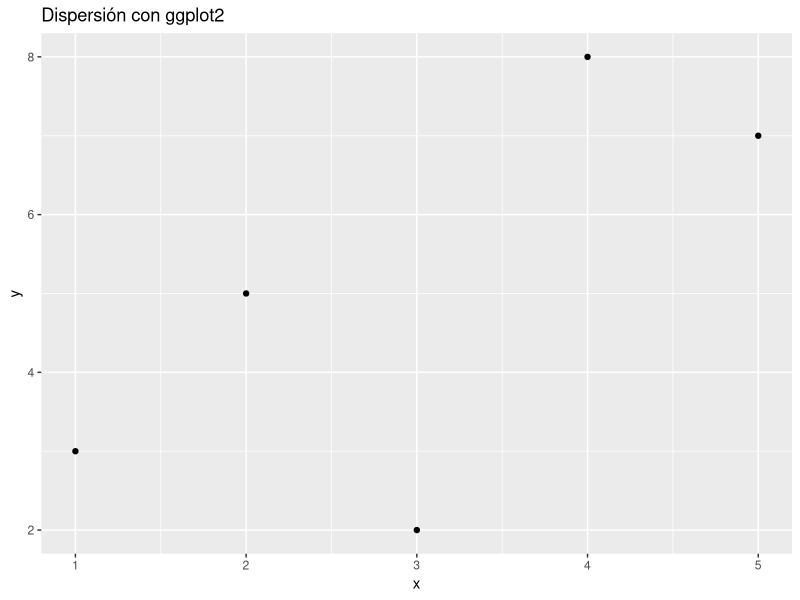
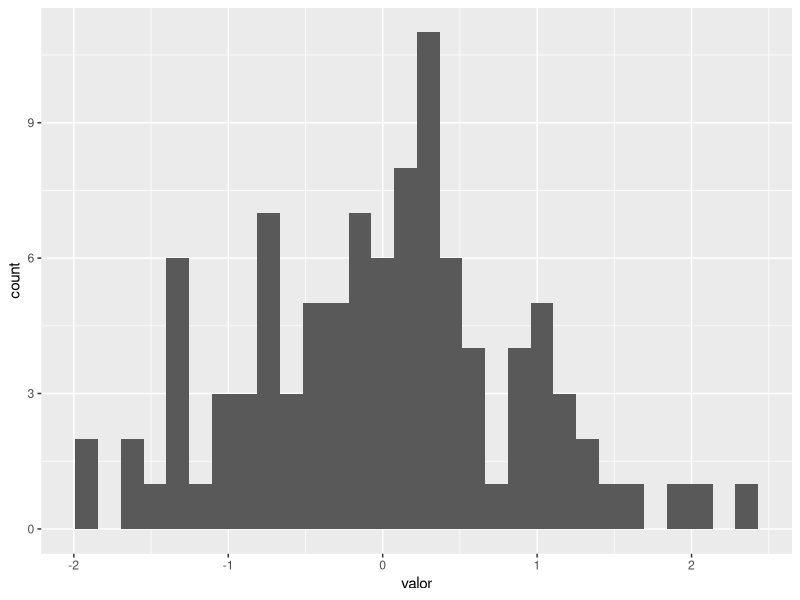
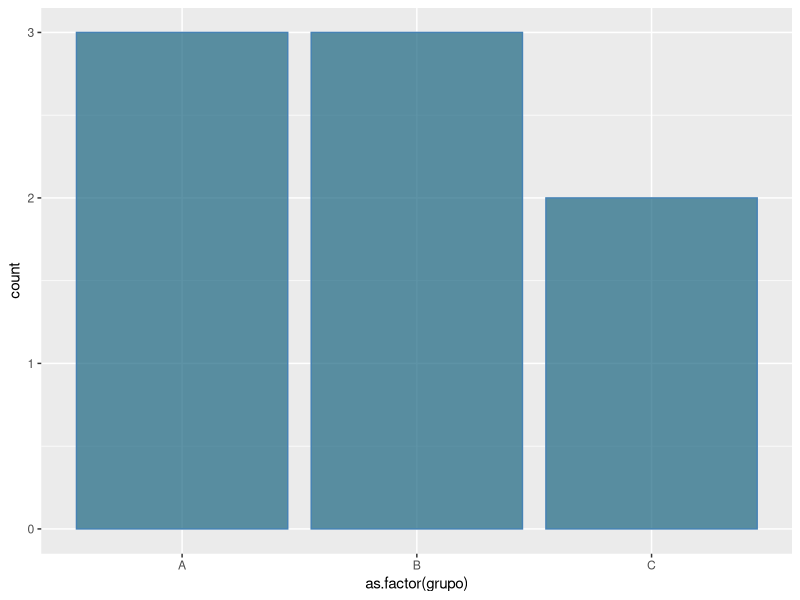

The R source for these figures, in order:
#14-GraficosGGPlot
#1. Dados los siguientes datos, crear un gráfico de dispersión.
df <- data.frame(
  x = c(1, 2, 3, 4, 5),
  y = c(3, 5, 2, 8, 7)
)
#Instrucciones para crear el gráfico
library(ggplot2)

ggplot(df, aes(x = x, y = y)) +
  geom_point() +
  ggtitle("Dispersión con ggplot2")

#2. Dados los siguientes datos crear un histograma
datos <- data.frame(valor = rnorm(100))
ggplot(datos, aes(x=valor)) + 
  geom_histogram()

#3. Dados los siguientes datos, crear un gráfico de barras.
categorias <- data.frame(
  grupo = c("A", "B", "A", "C", "B", "B", "C", "A")
)

ggplot(categorias, aes(x=as.factor(grupo) )) +
  geom_bar(color = "steelblue", fill=rgb(0.1,0.4,0.5,0.7) )